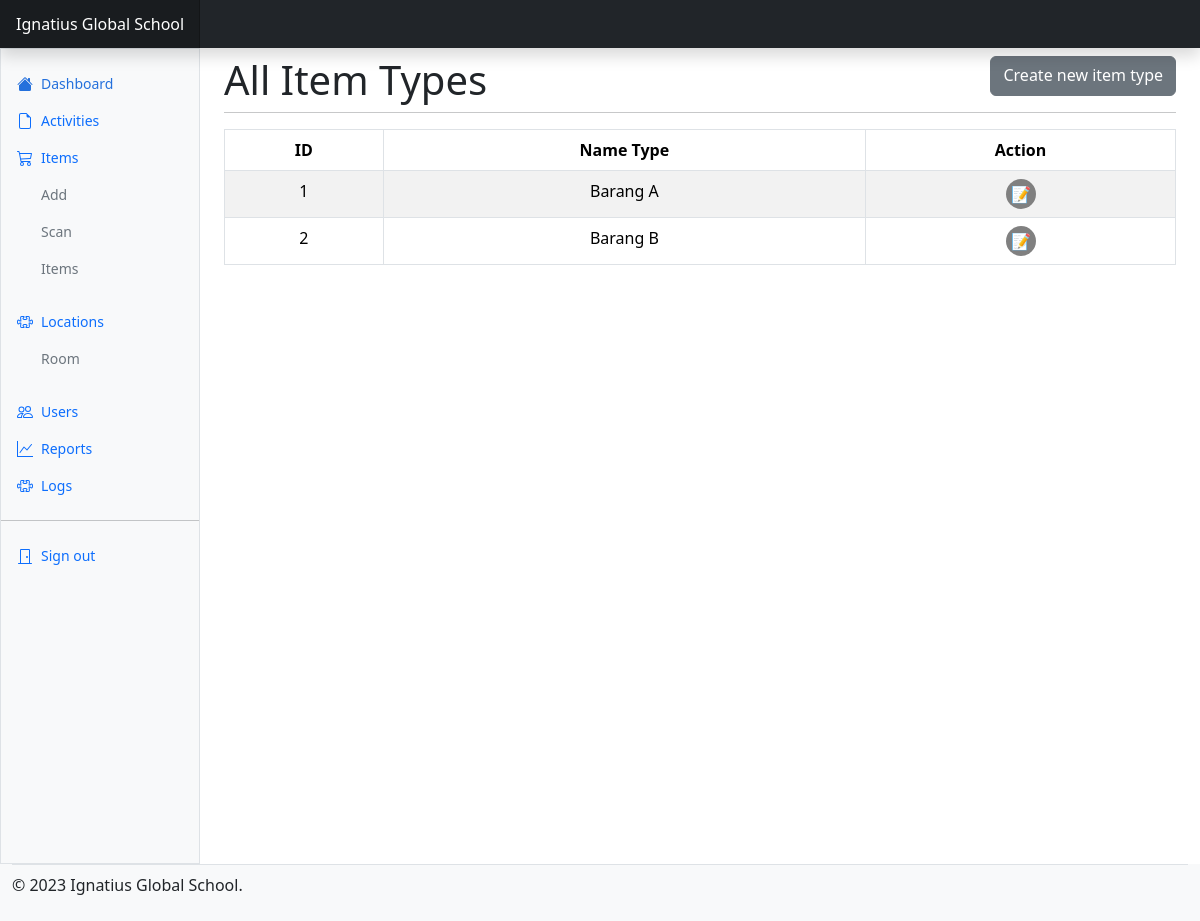
Page /item_types (signed in) on the earlier database version.
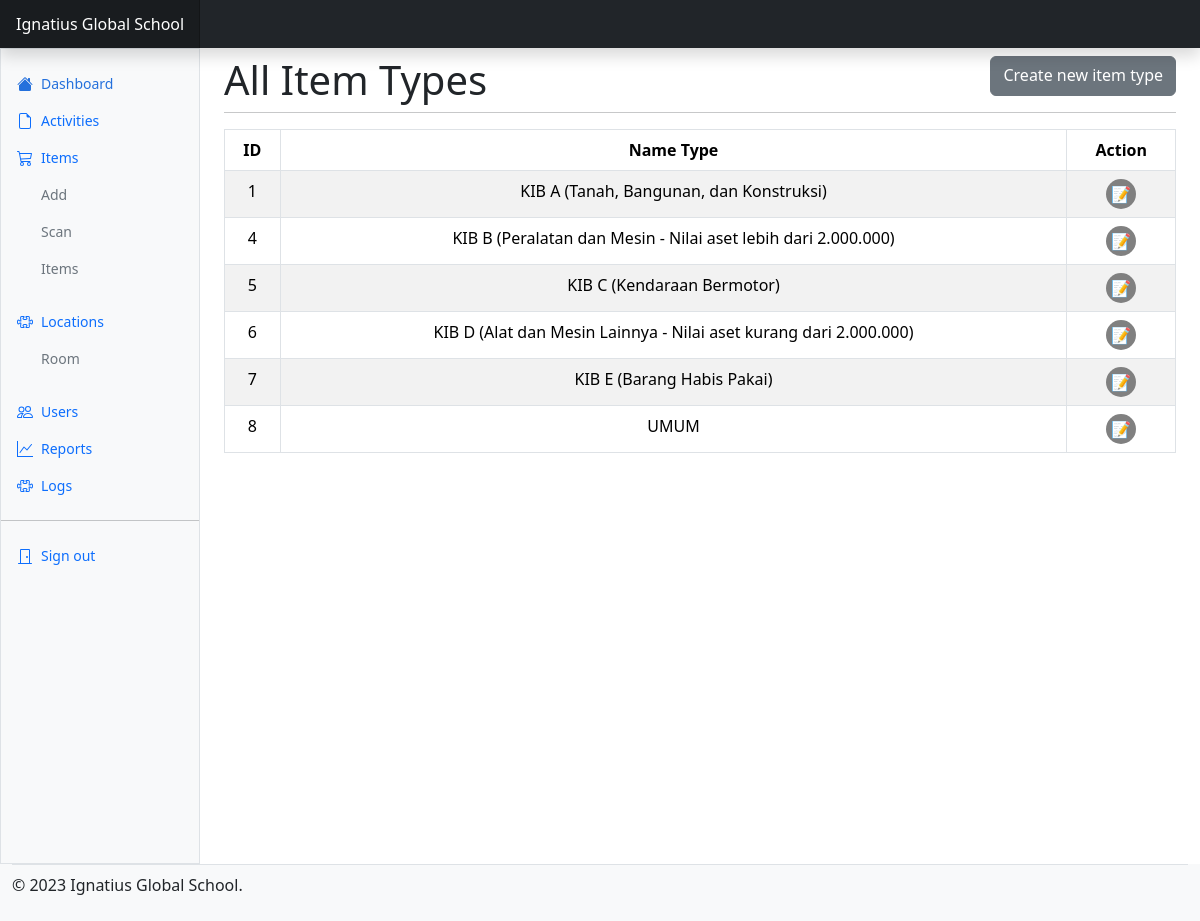
Same page on the later database version.
### application/models/items/item_types.py (models this page shows, shortened)
class ItemType(db.Model):
    __tablename__ = "item_types"
    id = db.Column(db.Integer, primary_key = True)
    name_type = db.Column(db.String(256), nullable = False)
    description = db.Column(db.Text)
    date_created = db.Column(db.DateTime, default = datetime.utcnow())
    date_updated = db.Column(db.DateTime)
    created_by = db.Column(db.Integer, db.ForeignKey("users.id"), nullable = False)
    items = db.relationship("Item", backref="items_in_category", lazy = True)

### application/routes/items/item_types.py (the view)
@item_types.route('/item_types')
@login_required
def all():
    item_types = ItemType.query.all()
    data = []
    for item_type in item_types:
        data.append({
            'ID': item_type.id,
            'Name Type': item_type.name_type,
            'Action': f'<div class="action-btn"><a href="{url_for("item_types.update", id=item_type.id)}">📝</a></div>' #<a style="margin-left: 15px;" href="{url_for("item_types.delete", id=item_type.id)}">❌</a>
        })
    df = pd.DataFrame(data)
    html_table = df.to_html(classes='table table-striped table-bordered', escape=False, index=False)
    return render_template('pages/item_types/view_all_item_types.html', title="All Item Types", html_table=html_table)

### application/utils/__init__.py (called while the page is built)
@login_manager.user_loader
def load_user(user_id):
    return User.query.get(int(user_id))

### application/views/pages/item_types/view_all_item_types.html
{% extends 'layout.html' %}
{% block content %}
    <div class="content-header d-flex justify-content-between" style="height: 40px;">
        <h1>{{ title }}</h1>
        <a class="btn btn-secondary" href="{{ url_for('item_types.add') }}">Create new item type</a>
    </div>
    <hr>
    <div class="text-center">
        {{ html_table | safe }}
    </div>
{% endblock content %}

### application/views/layout.html (shortened to what this page needs)
<!doctype html>
<html lang="en">
  <head>
  <link rel="stylesheet" href="https://cdn.jsdelivr.net/npm/@docsearch/css@3">
  <link rel="stylesheet" href="{{ url_for('static', filename='/bootstrap-5.3.2-dist/css/bootstrap.min.css') }}">
  <link rel="stylesheet" href="{{ url_for('static', filename='/style.css') }}">
  </head>
  <body>
    {% include "components/header.html" %}
    <div class="container-fluid">
        <div class="row">
            {% if current_user.is_authenticated %}
              {% include "components/login_sidebar.html" %}
            {% else %}
              {% include "components/logout_sidebar.html" %}
            {% endif %}
            <main class="col-md-9 ms-sm-auto col-lg-10 px-md-4 min-vh-100 my-2">
                {% block content %}{% endblock content %}
            </main>
            {% include "components/footer.html" %}
        </div>
    </div>
</body>
</html>

### application/views/components/header.html (shortened to what this page needs)
<header class="navbar sticky-top bg-dark flex-md-nowrap p-0 shadow" data-bs-theme="dark">
    <a class="navbar-brand col-md-3 col-lg-2 me-0 px-3 fs-6 text-white" href="{{ url_for('users.index') }}">Ignatius Global School</a>
</header>

### application/views/components/login_sidebar.html (shortened to what this page needs)
<div class="sidebar border border-right col-md-3 col-lg-2 p-0 bg-body-tertiary">
    <div class="offcanvas-md offcanvas-end bg-body-tertiary" tabindex="-1" id="sidebarMenu" aria-labelledby="sidebarMenuLabel">
        <div class="offcanvas-body d-md-flex flex-column p-0 pt-lg-3 overflow-y-auto">
        <ul class="nav flex-column">
            <li class="nav-item">
            <a class="nav-link d-flex align-items-center gap-2 active" aria-current="page" href="{{ url_for('users.index') }}">
                <svg class="bi"><use xlink:href="#house-fill"/></svg>
                Dashboard
            </a>
            </li>
            <li class="nav-item">
            <a class="nav-link d-flex align-items-center gap-2" href="#">
                <svg class="bi"><use xlink:href="#file-earmark"/></svg>
                Activities
            </a>
            </li>
            <li class="nav-item">
            <a class="nav-link d-flex align-items-center gap-2" href="#">
                <svg class="bi"><use xlink:href="#cart"/></svg>
                Items
            </a>
            <ul class="nav flex-column ms-4 mb-3">
                <li class="nav-item">
                    <a class="nav-link d-flex align-items-center gap-2 text-secondary" href="{{ url_for('items.add') }}">Add</a>
                </li>
                <li class="nav-item">
                    <a class="nav-link d-flex align-items-center gap-2 text-secondary" href="{{ url_for('items.scan') }}">Scan</a>
                </li>
                <li class="nav-item">
                    <a class="nav-link d-flex align-items-center gap-2 text-secondary" href="{{ url_for('items.all') }}">Items</a>
                </li>
            </ul>
            </li>
            <li class="nav-item">
            <a class="nav-link d-flex align-items-center gap-2" href="#">
                <svg class="bi"><use xlink:href="#puzzle"/></svg>
                Locations
            </a>
                <ul class="nav flex-column ms-4 mb-3">
                    <li class="nav-item">
                        <a class="nav-link d-flex align-items-center gap-2 text-secondary" href="{{ url_for('rooms.all') }}">Room</a>
                    </li>
                </ul>
            </li>
            <li class="nav-item">
                <a class="nav-link d-flex align-items-center gap-2" href="#">
                    <svg class="bi"><use xlink:href="#people"/></svg>
                    Users
                </a>
            </li>
            <li class="nav-item">
                <a class="nav-link d-flex align-items-center gap-2" href="#">
                    <svg class="bi"><use xlink:href="#graph-up"/></svg>
                    Reports
                </a>
            </li>
            <li class="nav-item">
            <a class="nav-link d-flex align-items-center gap-2" href="#">
                <svg class="bi"><use xlink:href="#puzzle"/></svg>
                Logs
            </a>
            </li>
        </ul>
        <hr class="my-3">
        <ul class="nav flex-column mb-auto">
            <li class="nav-item">
            <a class="nav-link d-flex align-items-center gap-2" href="{{ url_for('users.logout') }}">
                <svg class="bi"><use xlink:href="#door-closed"/></svg>
                Sign out
            </a>
            </li>
        </ul>
        </div>
    </div>
</div>

### application/views/components/footer.html (shortened to what this page needs)
<div class="container-fluid bg-body-tertiary">
    <footer>
      <div class="d-flex flex-column flex-sm-row justify-content-between py-2 border-top">
        <p>© 2023 Ignatius Global School.</p>
    </footer>
</div>

### application/static/style.css (style rules this page uses)
* { padding: 0px; margin: 0px; box-sizing: border-box; }
table, th, td { text-align: center; }
div.action-btn a { text-decoration: none; display: inline-block; width: 30px; height: 30px; border-radius: 15px; background-color: gray; line-height: 30px; }

### application/views/layout.html (style rules this page uses)
.bi { display: inline-block; width: 1rem; height: 1rem; }
.sidebar .nav-link { font-size: .875rem; font-weight: 500; }
.sidebar .nav-link.active { color: #2470dc; }
.navbar-brand { padding-top: .75rem; padding-bottom: .75rem; background-color: rgba(0, 0, 0, .25); box-shadow: inset -1px 0 0 rgba(0, 0, 0, .25); }
.bi { vertical-align: -.125em; fill: currentColor; }

Differences in the rows shown:
removed ItemType: name_type "ID Name Type Action 1 Barang A 📝 2 Barang B 📝"
added ItemType: name_type "ID Name Type Action 1 KIB A (Tanah, Bangunan, dan Konstruksi) 📝 4 KIB B (Peralatan dan Mesin - Nilai aset lebih dari 2.000.000) 📝 5 KIB C (Kendaraan Bermotor) 📝 6 KIB D (Alat dan Mesin Lainnya - Nilai aset kurang dari 2.000.000) 📝 7 KIB E (Barang Habis Pakai) 📝 8 UMUM 📝"
